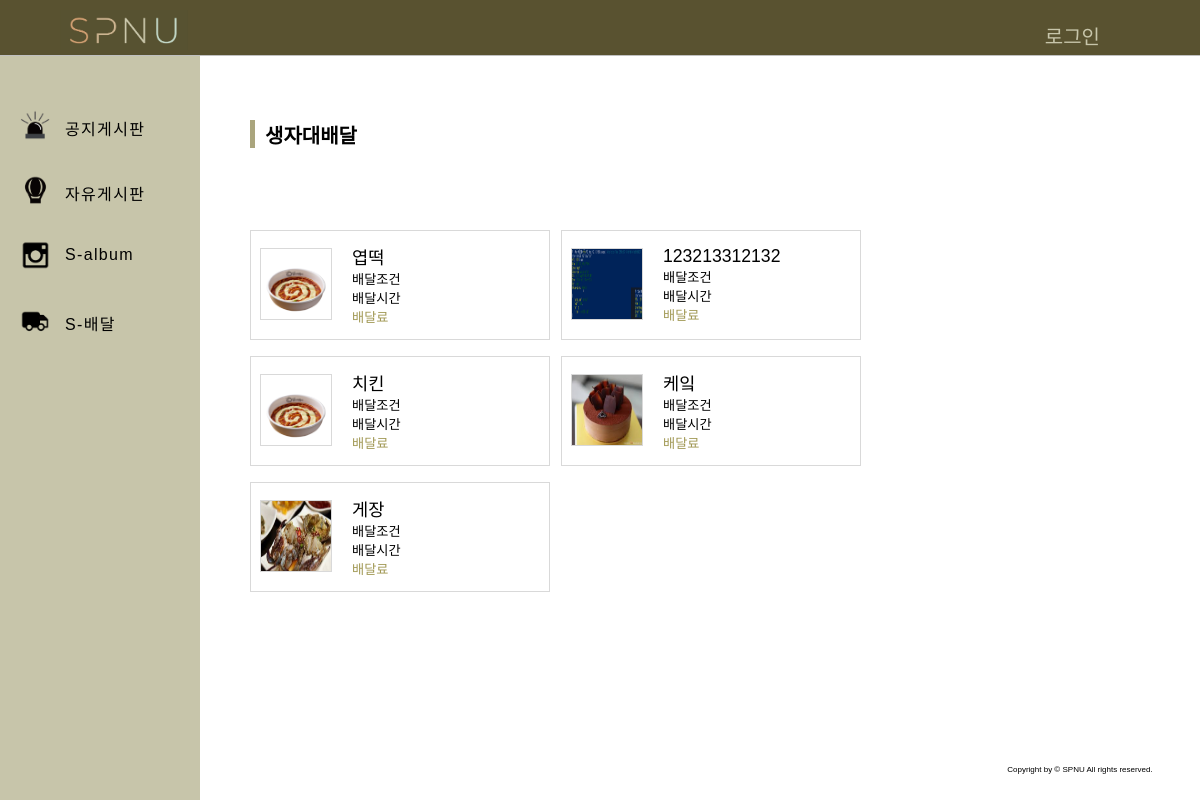
/delivery/, run on an earlier commit of the app's database.
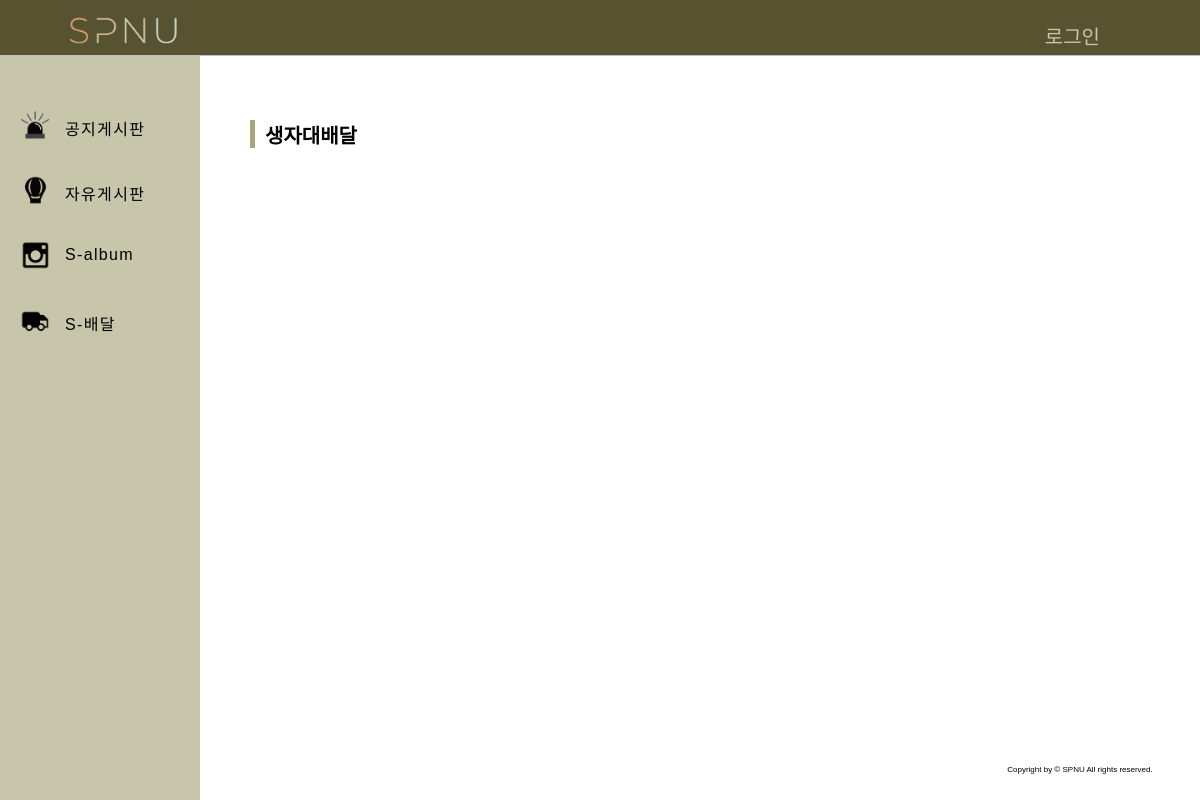
And on a later commit of the database.
### delivery/models.py (models this page shows, shortened)
class DeliveryList(models.Model):
    title = models.CharField(max_length=100, blank=True, null=True)
    image = models.ImageField(upload_to='image/', blank=True, null=True)
    text = RichTextUploadingField(null = True, blank =True)

### delivery/views.py (the view)
# urls.py: path('', include('delivery.urls')),
def delivery(request):
    delivery_lists = DeliveryList.objects.all()
    return render(request, 'delivery.html', {'delivery_lists' : delivery_lists})

### delivery/templates/delivery.html (shortened to what this page needs)
{% extends 'base.html' %}
{% block contents %}
{% load staticfiles %}
<div class="PageName">생자대배달</div>
<div class="pagecontent-delivery">
{% for delivery_list in delivery_lists %}
<div id="{{forloop.counter}}" class ="hello" >
<div class="DeliveryList-Container">
    <div class="restaurantBox" style="cursor : pointer;">
        <table class="restaurant-list-Table">
            <tbody class="restaurnt-list-tbody">
                <tr class="restaurnt-list-tr">
                    <td class="restaurnt-list-td" id="td1">
                        <div>
                            <img class="delivery-photo" src="{{delivery_list.image.url}}">
                        </div>
                    </td>
                    <td class="restaurnt-list-td" id="td2">
                        <div class="restaurants-info">
                            <div class="restaurant-name">{{delivery_list.title}}</div>
                            <div class="restaurant-deliveryCondition">배달조건</div>
                            <div class="restaurant-deliveryTime">배달시간</div>
                            <div class="restaurant-deliveryPrice">배달료</div>
                        </div>
                    </td>
                </tr>
            </tbody>
        </table>
    </div>
</div>
</div>
{% endfor %}
</div>
{% endblock contents %}

### main/templates/base.html (shortened to what this page needs)
<!DOCTYPE html>
<html lang="en">
<head>
    {% load staticfiles %}
    <link rel="stylesheet" href="{% static 'css/test1.css' %}" type="text/css">
    <link rel="stylesheet" href="{% static 'css/delivery.css' %}" type="text/css">
    <link rel="stylesheet" href="{% static 'css/image.css' %}" type="text/css">
    <link rel="stylesheet" href="{% static 'css/hambuger.css' %}" type="text/css">
</head>
<body>
    <header>
        <a href = "{% url 'index' %}"><div class="Logo"><img height="40px" src="{% static 'img/main-Logo.png'%}"></div></a>
    {% if user.is_authenticated %}
        <div class="Login">
            <a class="Login-In" href="{% url 'logout' %}">로그아웃</a>
    {%else%}
            <a class="Login-Out" href="{% url 'login' %}">로그인</a>
    {%endif%}
        <div class="UserMail">{{user.email}}</div>
    </header>
    <nav>
        <div class="nav-content">
            <a href="{% url 'notice' %}"><div class="nav-icon">
                <span class="nav-iconName">공지게시판</span>
                <img class="noticeBlackicons" width="30px"  src="{% static 'img/noticeBlackicons.png'%}">
            </div></a>
            <a href="{% url 'free' %}"><div class="nav-icon">
                <span class="nav-iconName">자유게시판</span>
                <img class="freeBlackicons" width="30px" src="{% static 'img/freeBlackicons.png'%}">
            </div></a>
            <a href="{% url 'image' %}"><div class="nav-icon">
                <span class="nav-iconName">S-album</span>
                <img class="albumBlackicons" width="30px" src="{% static 'img/albumBlackicons.png'%}">
            </div></a>
            <a href="{% url 'delivery' %}"><div class="nav-icon">
                <span class="nav-iconName">S-배달</span>
                <img class="deliveryBlackicons" width="30px" src="{% static 'img/deliveryBlackicons.png'%}">
            </div></a>
        </div>
    </nav>
    <div class="content">
        <div class="PageContent">
            {% block contents %}{% endblock %}
        </div>
    </div>
    <footer>Copyright by © SPNU All rights reserved.</footer>
</body>
</html>

### main/static/css/test1.css (style rules this page uses)
body { font-family: 'Noto Sans KR', sans-serif; background-color : white; margin : 0; }
header { width : 100%; height : 35px; background-color : rgb(89,82,48); border-bottom: 1px rgb(192, 192, 192) solid; position : fixed; top : 0; z-index: 3; padding-top : 10px; padding-bottom : 10px; }
.Logo { width : 150px; height : 35px; margin : 0 auto; float : left; margin-left : 60px; padding-top : 0px; padding-bottom : 4px; position : fixed; z-index: 2; font-size : 20pt; font-weight: 700; color : rgb(54, 19, 6); font-family: 'Titillium Web', sans-serif; }
.UserMail { width : 200px; height : 100%; float :right; text-align: right; padding-top : 9px; font-size: 14pt; font-family: 'East Sea Dokdo', cursive; margin-right : 10px; }
.Login-In, .Login-Out { width : 70px; float : right; text-align : right; margin-top : 11px; font-size : 15pt; margin-right : 100px; text-decoration: none; color : rgb(199,197,170); font-family: 'Gaegu', cursive; }
nav { width : 200px; height : 100%; background-color : rgb(199,197,170); position : fixed; top : 0px; left : 0px; text-align: center; z-index: 1; }
.nav-content { width : 100%; height : 100%; top : 35px; left : 0; padding-top : 45px; text-decoration: none; }
.nav>a , .Logo>a, header>a, .nav-content>a { text-decoration: none; color : black; }
.nav-icon { width : 100%; height : 40px; text-align : center; margin : 20px auto; letter-spacing: 1pt; padding-top : 5px; }
.nav-iconName { margin-top : 6px; display: inline-block; width : 120px; text-align: left; }
.nav-icon>img { margin-top : 0; width : 30px; display : inline-block; float : left; margin-left : 20px; }
.content { width : 70%; height : 100%; top : 35px; margin-right : 100px; margin-left : 200px; margin-top : 10px; margin-bottom : 40px; padding-left : 50px; padding-bottom : 50px; }
.PageName { width : 40%; height : 28px; border-left : 5px solid rgb(170,165,125); padding-left : 10px; margin-bottom : 12px; font-size : 15pt; font-weight: 800; display : inline-block; }
.PageContent { width : 100%; margin-top : 120px; height : 460px; }
footer { width : 100%; height : 35px; position : fixed; bottom : 0px; margin-left : 200px; display :block; z-index: 3; background-color: white; }
footer { display: block; text-align: center; font-size: 0.5em; margin-left: 40%; }

### delivery/static/css/delivery.css (style rules this page uses)
.pagecontent-delivery { width : 100%; margin : 70px auto; height : 100%; }

What changed in the data, as far as the page shows it:
removed DeliveryList: image (picture), title "엽떡"
removed DeliveryList: image (picture), title "123213312132"
removed DeliveryList: image (picture), title "치킨"
removed DeliveryList: image (picture), title "케잌"
removed DeliveryList: image (picture), title "게장"
